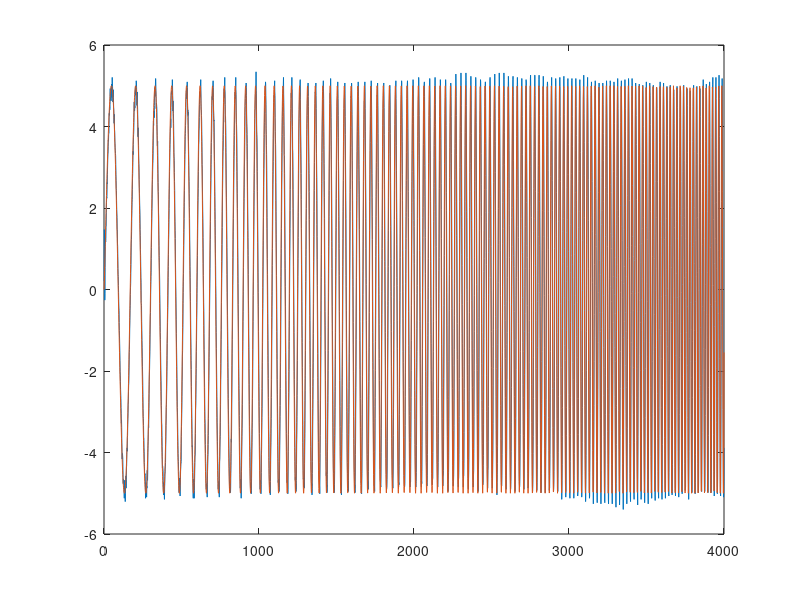
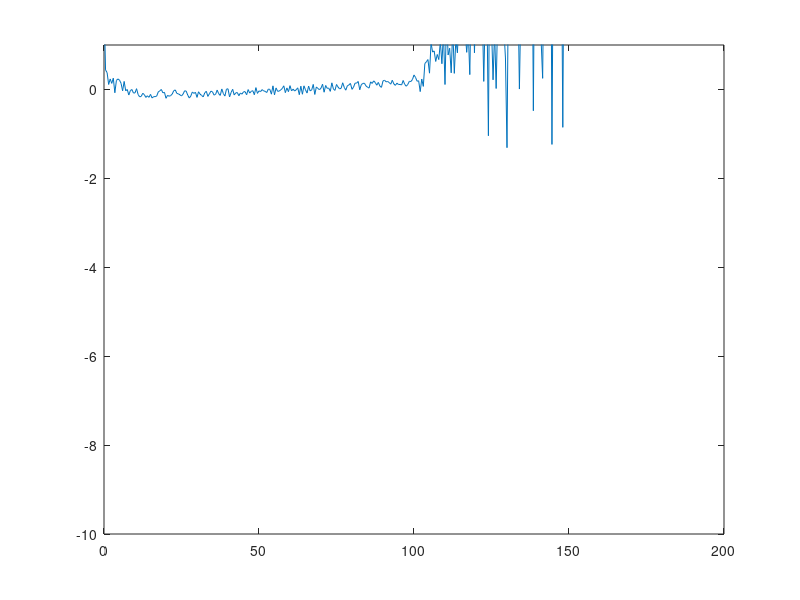
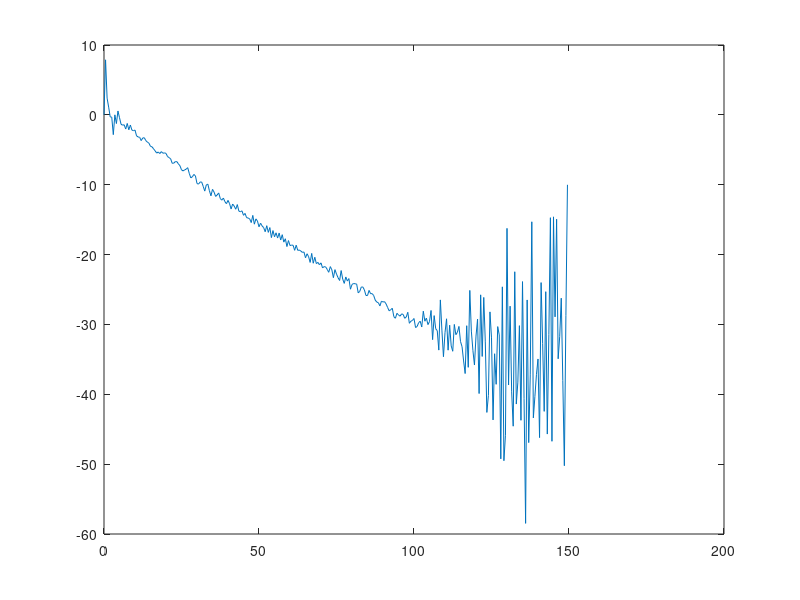

Here is the MATLAB script that generated these plots, in order:
    current_iq = importdata("output__actual_velocity.csv");

    y = current_iq(1, 1:1:4000);
    x = 1:1:4000;
    
    % 创建图形窗口
    figure;
     plot(x,y); 

current_iq_setpoint = importdata("output_set_velocity_2.csv");
    z = current_iq_setpoint(1, 1:1:4000);
    
    % 创建图形窗口
    hold on 
     plot(x,z); 

 Fs = 2000;               % 采样频率（Hz）
T = 2;                   % 总时间（秒）
f_start = 100;            % 起始频率（Hz）
f_end = 1000;             % 结束频率（Hz）
t = 0/Fs:1/Fs:T-1/Fs;       % 时间向量

 k = (f_end - f_start) / T;
f = f_start + 1/2*k * t;
sweep_signal_0 = sin(2 * pi * f .* t);
hold on
% plot(x,sweep_signal_0); 
% 
% k = (f_end - f_start) / T;
phase = 0;
sweep_signal = zeros(1, 4000); % 初始化信号数组
t = 0:1/Fs:T-1/Fs;       % 时间向量
for i=0:1:3999
    f = f_start + k * (i * (1/Fs)) + 1/2*k*(1/Fs) ; % 计算当前频率
    phase = phase + 2 * pi * f * (1/Fs); % 更新相位
    if phase > 2 * pi
        phase = phase - 2 * pi; % 确保相位在0到2*pi的范围内
    end
    
 sweep_signal(i+1) = sin(phase); % 计算正弦值并赋值给sweep_signal
end    


hold on
 %plot(x,sweep_signal); 

N = 4000;
frequencies = (0:N/2 -1) * (Fs / N);

inputFFT = fft(z, N);
outputFFT = fft(y, N);
H = outputFFT ./ inputFFT;
magnitudeResponse = abs(H);
angle_response_in = angle(inputFFT);
angle_response_out = angle(outputFFT);
angle_response = angle_response_out - angle_response_in;
for i=1:1:1000
if angle_response(i) > pi
    angle_response(i) = angle_response(i) - 2*pi;
end
end

figure
 plot(frequencies(1:1:300),20*log10(magnitudeResponse(1:1:300))); 
 ylim([-10,1])
figure
plot(frequencies(1:1:300), 180*angle_response(1:1:300)/pi);
